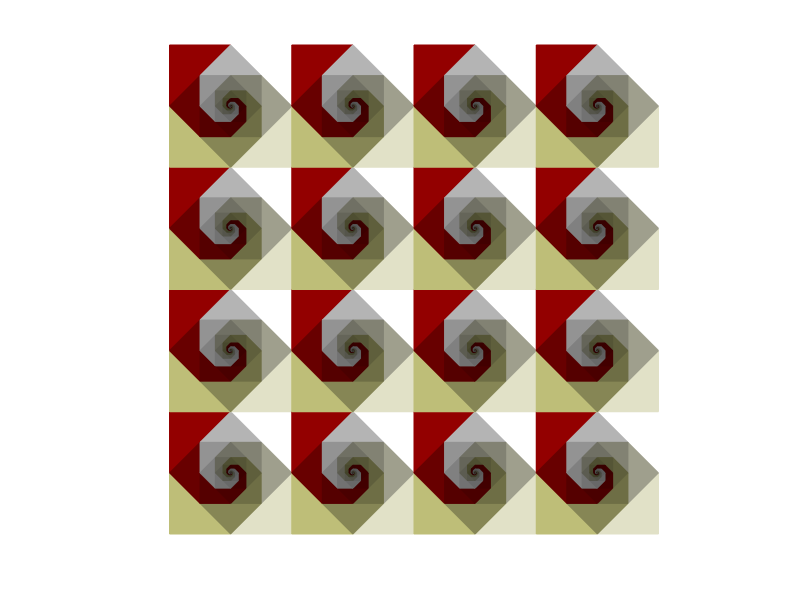

Here is the MATLAB script that generated this plot:
function tileBaravelle
%square baravelle spiral
N=4;
phi=pi/N;
t=linspace(0+phi,2*pi+phi,N+1);
len=1;
cmap=pink(N);

theta=0;

px=[-0.707 0.707 0.707 -0.707];
py=[-0.707 -0.707 0.707 0.707];

for row=1:4
    for col=1:4
        len=1;
        theta=0;
        xoff=1.414*row;
        yoff=1.414*col;
        
        for k=1:20
            for n=1:N
                [x,y]=pol2cart([phi 2*phi 3*phi]+t(n)+theta,[len*cos(pi/N),len,len*cos(pi/N)]);
                patch(x+xoff,y+yoff,'r','facecolor',cmap(n,:)/sqrt(k),'edgecolor',cmap(n,:)/sqrt(k));
            end
            theta=theta+phi;
            len=len*cos(pi/N);
        end
    end
end

axis equal off

